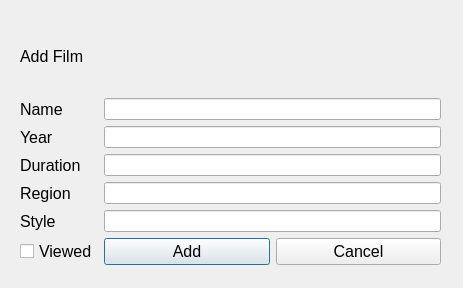
<?xml version="1.0" encoding="UTF-8"?>
<ui version="4.0">
 <class>Add_Film_Window</class>
 <widget class="QDialog" name="Add_Film_Window">
  <property name="geometry">
   <rect>
    <x>0</x>
    <y>0</y>
    <width>463</width>
    <height>288</height>
   </rect>
  </property>
  <property name="minimumSize">
   <size>
    <width>463</width>
    <height>288</height>
   </size>
  </property>
  <property name="maximumSize">
   <size>
    <width>463</width>
    <height>288</height>
   </size>
  </property>
  <property name="windowTitle">
   <string>Dialog</string>
  </property>
  <widget class="QWidget" name="verticalLayoutWidget">
   <property name="geometry">
    <rect>
     <x>20</x>
     <y>20</y>
     <width>421</width>
     <height>245</height>
    </rect>
   </property>
   <layout class="QVBoxLayout" name="verticalLayout">
    <item>
     <layout class="QGridLayout" name="gridLayout">
      <item row="3" column="0">
       <widget class="QLabel" name="label">
        <property name="font">
         <font>
          <pointsize>12</pointsize>
         </font>
        </property>
        <property name="text">
         <string>Duration</string>
        </property>
       </widget>
      </item>
      <item row="5" column="1">
       <widget class="QLineEdit" name="enter_style"/>
      </item>
      <item row="2" column="0">
       <widget class="QLabel" name="label_4">
        <property name="font">
         <font>
          <pointsize>12</pointsize>
         </font>
        </property>
        <property name="text">
         <string>Year</string>
        </property>
       </widget>
      </item>
      <item row="2" column="1">
       <widget class="QLineEdit" name="enter_year"/>
      </item>
      <item row="1" column="1">
       <widget class="QLineEdit" name="enter_name"/>
      </item>
      <item row="4" column="0">
       <widget class="QLabel" name="label_3">
        <property name="font">
         <font>
          <pointsize>12</pointsize>
         </font>
        </property>
        <property name="text">
         <string>Region</string>
        </property>
       </widget>
      </item>
      <item row="3" column="1">
       <widget class="QLineEdit" name="enter_duration"/>
      </item>
      <item row="1" column="0">
       <widget class="QLabel" name="label_2">
        <property name="font">
         <font>
          <pointsize>12</pointsize>
         </font>
        </property>
        <property name="text">
         <string>Name</string>
        </property>
       </widget>
      </item>
      <item row="4" column="1">
       <widget class="QLineEdit" name="enter_country"/>
      </item>
      <item row="6" column="0">
       <widget class="QCheckBox" name="checkBox">
        <property name="font">
         <font>
          <pointsize>12</pointsize>
         </font>
        </property>
        <property name="text">
         <string>Viewed</string>
        </property>
       </widget>
      </item>
      <item row="0" column="0">
       <widget class="QLabel" name="label_6">
        <property name="font">
         <font>
          <pointsize>12</pointsize>
         </font>
        </property>
        <property name="text">
         <string>Add Film</string>
        </property>
       </widget>
      </item>
      <item row="5" column="0">
       <widget class="QLabel" name="label_5">
        <property name="font">
         <font>
          <pointsize>12</pointsize>
         </font>
        </property>
        <property name="text">
         <string>Style</string>
        </property>
       </widget>
      </item>
      <item row="6" column="1">
       <layout class="QHBoxLayout" name="horizontalLayout_2">
        <item>
         <widget class="QPushButton" name="add_button">
          <property name="font">
           <font>
            <pointsize>12</pointsize>
           </font>
          </property>
          <property name="text">
           <string>Add</string>
          </property>
         </widget>
        </item>
        <item>
         <widget class="QPushButton" name="cancel_button">
          <property name="font">
           <font>
            <pointsize>12</pointsize>
           </font>
          </property>
          <property name="text">
           <string>Cancel</string>
          </property>
         </widget>
        </item>
       </layout>
      </item>
     </layout>
    </item>
   </layout>
  </widget>
 </widget>
 <resources/>
 <connections/>
</ui>
